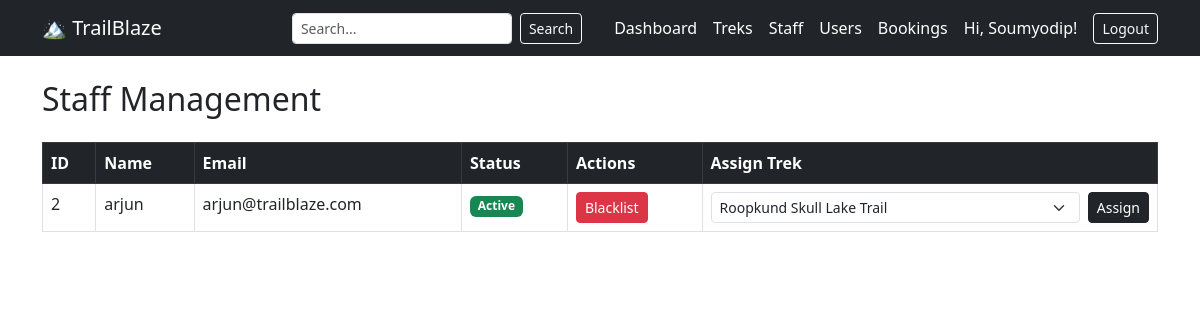
Screenshot of /admin/staff (signed in) with the database file from the repository.
### models.py (models this page shows)
class User(db.Model,UserMixin):
    __tablename__ = 'users'
    id = db.Column(db.Integer, primary_key=True)
    name = db.Column(db.String(100),nullable = False)
    email = db.Column(db.String(100),nullable = False, unique=True)
    password = db.Column(db.String(100),nullable = False)
    role = db.Column(db.String(20),nullable = False)
    status = db.Column(db.String(20),nullable = False, default='active')
    phone = db.Column(db.String(20),nullable = True)
    created_at = db.Column(db.DateTime, default=datetime.utcnow)

### routes/admin.py (the view)
@admin_bp.route('/staff')
@login_required
@admin_required
def staff():
    all_staff = User.query.filter_by(role='staff').all()
    all_treks = Trek.query.all()
    return render_template('admin/staff.html', staff=all_staff, treks=all_treks)

### app.py (called while the page is built)
@login_manager.user_loader
def load_user(user_id):
    return User.query.get(int(user_id))

### routes/admin.py (called while the page is built)
def admin_required(f):
    @wraps(f)
    def decorated_function(*args, **kwargs):
        if not current_user.is_authenticated or current_user.role != 'admin':
            return redirect(url_for('auth.login'))
        return f(*args, **kwargs)
    return decorated_function

### templates/admin/staff.html
{% extends 'base.html' %}
{% block content %}
<h2 class="mb-4">Staff Management</h2>
{% if staff %}
<table class="table table-bordered table-hover">
    <thead class="table-dark">
        <tr>
            <th>ID</th>
            <th>Name</th>
            <th>Email</th>
            <th>Status</th>
            <th>Actions</th>
            <th>Assign Trek</th>
        </tr>
    </thead>
    <tbody>
        {% for member in staff %}
        <tr>
            <td>{{ member.id }}</td>
            <td>{{ member.name }}</td>
            <td>{{ member.email }}</td>
            <td>
                {% if member.status == 'active' %}
                    <span class="badge bg-success">Active</span>
                {% elif member.status == 'pending' %}
                    <span class="badge bg-warning">Pending</span>
                {% else %}
                    <span class="badge bg-danger">Blacklisted</span>
                {% endif %}
            </td>
            <td>
                {% if member.status == 'pending' %}
                    <a href="{{ url_for('admin.approve_staff', user_id=member.id) }}" class="btn btn-sm btn-success">Approve</a>
                    <a href="{{ url_for('admin.reject_staff', user_id=member.id) }}" class="btn btn-sm btn-danger">Reject</a>
                {% elif member.status == 'active' %}
                    <a href="{{ url_for('admin.reject_staff', user_id=member.id) }}" class="btn btn-sm btn-danger">Blacklist</a>
                {% else %}
                    <a href="{{ url_for('admin.approve_staff', user_id=member.id) }}" class="btn btn-sm btn-success">Unblock</a>
                {% endif %}
            </td>
            <td>
                {% if member.status == 'active' %}
                <form method="POST" action="{{ url_for('admin.assign_trek', user_id=member.id) }}">
                    <div class="d-flex gap-2">
                        <select name="trek_id" class="form-select form-select-sm">
                            {% for trek in treks %}
                            <option value="{{ trek.id }}">{{ trek.name }}</option>
                            {% endfor %}
                        </select>
                        <button type="submit" class="btn btn-sm btn-dark">Assign</button>
                    </div>
                </form>
                {% else %}
                    <span class="text-muted">—</span>
                {% endif %}
            </td>
        </tr>
        {% endfor %}
    </tbody>
</table>
{% else %}
<p>No staff registered yet.</p>
{% endif %}
{% endblock %}

### templates/base.html (shortened to what this page needs)
<!DOCTYPE html>
<html lang="en">
<head>
    <link href="https://cdn.jsdelivr.net/npm/bootstrap@5.3.0/dist/css/bootstrap.min.css" rel="stylesheet">
</head>
<body>
<nav class="navbar navbar-expand-lg navbar-dark bg-dark">
    <div class="container">
        <a class="navbar-brand" href="#">🏔️ TrailBlaze</a>
        <div class="ms-auto d-flex align-items-center gap-3">
            {% if current_user.is_authenticated %}
                {% if current_user.role == 'admin' %}
                    <form method="GET" action="{{ url_for('admin.search') }}" class="d-flex me-3">
                        <input type="text" name="q" class="form-control form-control-sm me-2" placeholder="Search...">
                        <button type="submit" class="btn btn-outline-light btn-sm">Search</button>
                    </form>
                    <a href="{{ url_for('admin.dashboard') }}" class="text-white text-decoration-none">Dashboard</a>
                    <a href="{{ url_for('admin.treks') }}" class="text-white text-decoration-none">Treks</a>
                    <a href="{{ url_for('admin.staff') }}" class="text-white text-decoration-none">Staff</a>
                    <a href="{{ url_for('admin.users') }}" class="text-white text-decoration-none">Users</a>
                    <a href="{{ url_for('admin.bookings') }}" class="text-white text-decoration-none">Bookings</a>
                {% elif current_user.role == 'staff' %}
                    <a href="{{ url_for('staff.dashboard') }}" class="text-white text-decoration-none">Dashboard</a>
                    <a href="{{ url_for('staff.profile') }}" class="text-white text-decoration-none">Profile</a>
                {% elif current_user.role == 'user' %}
                    <a href="{{ url_for('user.dashboard') }}" class="text-white text-decoration-none">Treks</a>
                    <a href="{{ url_for('user.bookings') }}" class="text-white text-decoration-none">My Bookings</a>
                    <a href="{{ url_for('user.profile') }}" class="text-white text-decoration-none">Profile</a>
                {% endif %}
                <span class="text-white">Hi, {{ current_user.name }}!</span>
                <a href="{{ url_for('auth.logout') }}" class="btn btn-outline-light btn-sm">Logout</a>
            {% else %}
                <a href="{{ url_for('auth.login') }}" class="btn btn-outline-light btn-sm me-2">Login</a>
                <a href="{{ url_for('auth.register') }}" class="btn btn-light btn-sm">Register</a>
            {% endif %}
        </div>
    </div>
</nav>
<div class="container mt-4">
    {% block content %}{% endblock %}
</div>
</body>
</html>

### rows the page displays
User: name "Soumyodip"
User: id "2", name "arjun", email "arjun@trailblaze.com", status "Active"

### other values shown
form field trek_id "Roopkund Skull Lake Trail"
